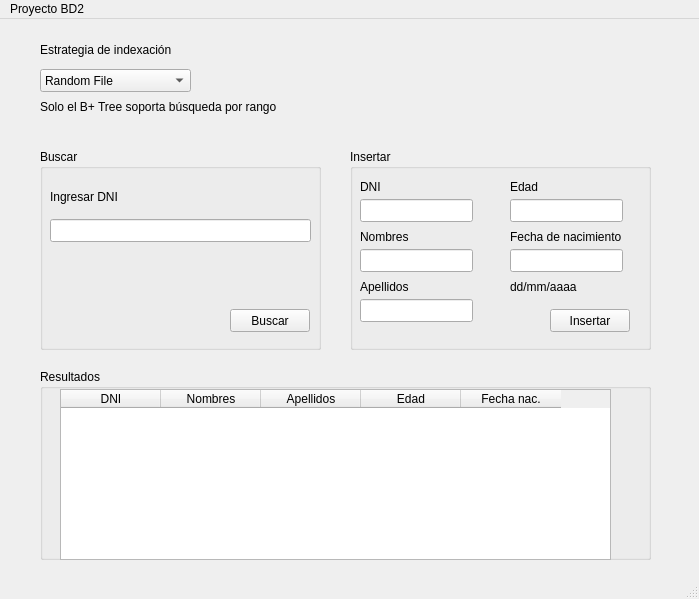
<?xml version="1.0" encoding="UTF-8"?>
<ui version="4.0">
 <class>MainWindow</class>
 <widget class="QMainWindow" name="MainWindow">
  <property name="geometry">
   <rect>
    <x>0</x>
    <y>0</y>
    <width>699</width>
    <height>599</height>
   </rect>
  </property>
  <property name="windowTitle">
   <string>MainWindow</string>
  </property>
  <widget class="QWidget" name="centralwidget">
   <widget class="QComboBox" name="combo_strat">
    <property name="geometry">
     <rect>
      <x>40</x>
      <y>50</y>
      <width>151</width>
      <height>23</height>
     </rect>
    </property>
    <item>
     <property name="text">
      <string>Random File</string>
     </property>
    </item>
    <item>
     <property name="text">
      <string>Dynamic Hashing</string>
     </property>
    </item>
    <item>
     <property name="text">
      <string>B+ Tree</string>
     </property>
    </item>
   </widget>
   <widget class="QLabel" name="label">
    <property name="geometry">
     <rect>
      <x>40</x>
      <y>20</y>
      <width>151</width>
      <height>21</height>
     </rect>
    </property>
    <property name="text">
     <string>Estrategia de indexación</string>
    </property>
   </widget>
   <widget class="QGroupBox" name="groupBox">
    <property name="geometry">
     <rect>
      <x>40</x>
      <y>130</y>
      <width>281</width>
      <height>201</height>
     </rect>
    </property>
    <property name="title">
     <string>Buscar</string>
    </property>
    <widget class="QLabel" name="label_2">
     <property name="geometry">
      <rect>
       <x>10</x>
       <y>40</y>
       <width>81</width>
       <height>16</height>
      </rect>
     </property>
     <property name="text">
      <string>Ingresar DNI</string>
     </property>
    </widget>
    <widget class="QLineEdit" name="search_edit_val">
     <property name="geometry">
      <rect>
       <x>10</x>
       <y>70</y>
       <width>261</width>
       <height>23</height>
      </rect>
     </property>
    </widget>
    <widget class="QPushButton" name="search_btn">
     <property name="geometry">
      <rect>
       <x>190</x>
       <y>160</y>
       <width>80</width>
       <height>23</height>
      </rect>
     </property>
     <property name="text">
      <string>Buscar</string>
     </property>
    </widget>
   </widget>
   <widget class="QGroupBox" name="groupBox_2">
    <property name="geometry">
     <rect>
      <x>350</x>
      <y>130</y>
      <width>301</width>
      <height>201</height>
     </rect>
    </property>
    <property name="title">
     <string>Insertar</string>
    </property>
    <widget class="QLabel" name="label_4">
     <property name="geometry">
      <rect>
       <x>10</x>
       <y>30</y>
       <width>57</width>
       <height>15</height>
      </rect>
     </property>
     <property name="text">
      <string>DNI</string>
     </property>
    </widget>
    <widget class="QLineEdit" name="insert_dni">
     <property name="geometry">
      <rect>
       <x>10</x>
       <y>50</y>
       <width>113</width>
       <height>23</height>
      </rect>
     </property>
    </widget>
    <widget class="QPushButton" name="insert_btn">
     <property name="geometry">
      <rect>
       <x>200</x>
       <y>160</y>
       <width>80</width>
       <height>23</height>
      </rect>
     </property>
     <property name="text">
      <string>Insertar</string>
     </property>
    </widget>
    <widget class="QLineEdit" name="insert_nombres">
     <property name="geometry">
      <rect>
       <x>10</x>
       <y>100</y>
       <width>113</width>
       <height>23</height>
      </rect>
     </property>
    </widget>
    <widget class="QLabel" name="label_6">
     <property name="geometry">
      <rect>
       <x>10</x>
       <y>80</y>
       <width>57</width>
       <height>15</height>
      </rect>
     </property>
     <property name="text">
      <string>Nombres</string>
     </property>
    </widget>
    <widget class="QLineEdit" name="insert_apellidos">
     <property name="geometry">
      <rect>
       <x>10</x>
       <y>150</y>
       <width>113</width>
       <height>23</height>
      </rect>
     </property>
     <property name="text">
      <string/>
     </property>
    </widget>
    <widget class="QLabel" name="label_7">
     <property name="geometry">
      <rect>
       <x>10</x>
       <y>130</y>
       <width>57</width>
       <height>15</height>
      </rect>
     </property>
     <property name="text">
      <string>Apellidos</string>
     </property>
    </widget>
    <widget class="QLineEdit" name="insert_edad">
     <property name="geometry">
      <rect>
       <x>160</x>
       <y>50</y>
       <width>113</width>
       <height>23</height>
      </rect>
     </property>
     <property name="text">
      <string/>
     </property>
    </widget>
    <widget class="QLabel" name="label_8">
     <property name="geometry">
      <rect>
       <x>160</x>
       <y>30</y>
       <width>57</width>
       <height>15</height>
      </rect>
     </property>
     <property name="text">
      <string>Edad</string>
     </property>
    </widget>
    <widget class="QLabel" name="label_9">
     <property name="geometry">
      <rect>
       <x>160</x>
       <y>80</y>
       <width>131</width>
       <height>16</height>
      </rect>
     </property>
     <property name="text">
      <string>Fecha de nacimiento</string>
     </property>
    </widget>
    <widget class="QLineEdit" name="insert_fecha">
     <property name="geometry">
      <rect>
       <x>160</x>
       <y>100</y>
       <width>113</width>
       <height>23</height>
      </rect>
     </property>
    </widget>
    <widget class="QLabel" name="label_3">
     <property name="geometry">
      <rect>
       <x>160</x>
       <y>130</y>
       <width>81</width>
       <height>16</height>
      </rect>
     </property>
     <property name="text">
      <string>dd/mm/aaaa</string>
     </property>
    </widget>
   </widget>
   <widget class="QLabel" name="label_5">
    <property name="geometry">
     <rect>
      <x>40</x>
      <y>80</y>
      <width>271</width>
      <height>16</height>
     </rect>
    </property>
    <property name="text">
     <string>Solo el B+ Tree soporta búsqueda por rango</string>
    </property>
   </widget>
   <widget class="QGroupBox" name="groupBox_3">
    <property name="geometry">
     <rect>
      <x>40</x>
      <y>350</y>
      <width>611</width>
      <height>191</height>
     </rect>
    </property>
    <property name="title">
     <string>Resultados</string>
    </property>
    <widget class="QTableWidget" name="tableWidget">
     <property name="geometry">
      <rect>
       <x>20</x>
       <y>20</y>
       <width>551</width>
       <height>171</height>
      </rect>
     </property>
     <column>
      <property name="text">
       <string>DNI</string>
      </property>
     </column>
     <column>
      <property name="text">
       <string>Nombres</string>
      </property>
     </column>
     <column>
      <property name="text">
       <string>Apellidos</string>
      </property>
     </column>
     <column>
      <property name="text">
       <string>Edad</string>
      </property>
     </column>
     <column>
      <property name="text">
       <string>Fecha nac.</string>
      </property>
     </column>
    </widget>
   </widget>
  </widget>
  <widget class="QMenuBar" name="menubar">
   <property name="geometry">
    <rect>
     <x>0</x>
     <y>0</y>
     <width>699</width>
     <height>20</height>
    </rect>
   </property>
   <widget class="QMenu" name="menuProyecto_BD2">
    <property name="title">
     <string>Proyecto BD2</string>
    </property>
   </widget>
   <addaction name="menuProyecto_BD2"/>
  </widget>
  <widget class="QStatusBar" name="statusbar"/>
 </widget>
 <resources/>
 <connections/>
</ui>
